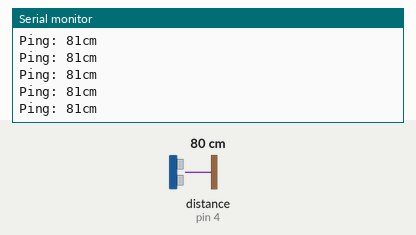
Recording of a sketch running on a simulated Arduino Uno, built with avr-gcc and run on an emulated ATmega328P. On the bench: the last lines printed to the serial monitor. The inputs (shaded band) are chosen by the test bench; at power-on: distance to the obstacle (sensor on pin 4) 80 cm. The echo pulse lasts 58.3 µs per cm.

Above: at 1.2 s.
1.3 s: distance to the obstacle (sensor on pin 4) set to 2 cm
At 1.34 s:
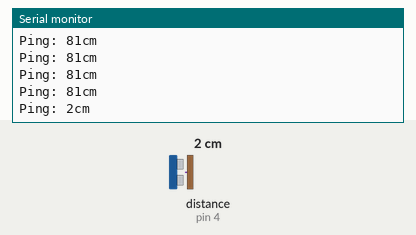
2.8 s: distance to the obstacle (sensor on pin 4) set to 4 cm
At 2.82 s:
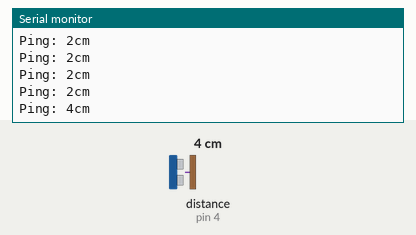
Timing chart, 0 to 5.8 s (numbered marks = the images above; inputs shaded):
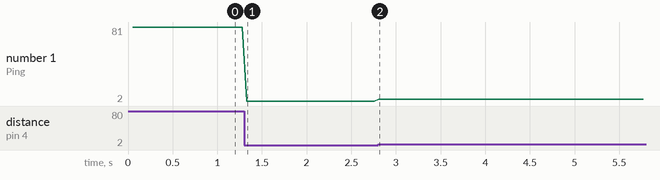

The sketch:

NewPingExample.ino
```cpp
/*
 *  Hispalis RobIOTics Arduino Trainer
 *
 *  Programa: NewPingExample
 *
 *  Proposito:
 *
 *      Test del sensor HCSR04
 *      Enciende  LED_ROJO si la distancia es menor a     20 cm
 *                LED_AMARILLO si la distancia es menor a 30 cm.
 *                LED_VERDE si la distancia es menor a    40 cm.
 *
 *  Version: ArduinoTrainer v1.0 / Hercules v1.0
 *  Revision:Octubre 2017
 *  Proposito:
 *
 *      1)    Test del Sensor de Linea integrado
 *
 *      *)    Conceptos de Programacion: Uso de biblioteca externas
 *
 *
 *  Notas:
 *
 *  Para instalar una biblioteca externa ( NewPing )
 *
 *    a) Descargar el fichero zip
 *    b) Extraerlo en la carpeta Arduino/libraries
 *
 *    https://github.com/PaulStoffregen/NewPing
 *
 *
 *  El sensor HCSR04 posee 2 pines, ECHO y TRIGGER.
 *  Los pines pertinentes corresponden a las E/S siguientes
 *
 *  Arduino Trainer v1.0
 *    ECHO:     Pin 4
 *    TRIGGER:  Pin 2
 *
 *  Hercules v1.0
 *    ECHO:     Pin 2
 *    TRIGGER:  Pin 3
 *
 */


// ---------------------------------------------------------------------------
// Example NewPing library sketch that does a ping about 20 times per second.
// ---------------------------------------------------------------------------


#include <NewPing.h>

#define TRIGGER_PIN  2  // 3 Hercules , 2 Trainer
#define ECHO_PIN     4  // 2 Hercules , 4 Trainer
#define MAX_DISTANCE 200 // Maximum distance we want to ping for (in centimeters). Maximum sensor distance is rated at 400-500cm.

NewPing sonar(TRIGGER_PIN, ECHO_PIN, MAX_DISTANCE); // NewPing setup of pins and maximum distance.

void setup()
{
  Serial.begin(115200); // Open serial monitor at 115200 baud to see ping results.
}

void loop()
{
  delay(50);                      // Wait 50ms between pings (about 20 pings/sec). 29ms should be the shortest delay between pings.
  unsigned int uS = sonar.ping(); // Send ping, get ping time in microseconds (uS).
  Serial.print("Ping: ");
  Serial.print(uS / US_ROUNDTRIP_CM); // Convert ping time to distance in cm and print result (0 = outside set distance range)
  Serial.println("cm");
}
```

Measured:
- after the input at 1.3 s, the serial monitor: prints a new line at once (image 1)
- after the input at 2.8 s, the serial monitor: prints a new line at once (image 2)
- plotted number 1: 81 → 2 after the input at 1.3 s, 2 → 4 after the input at 2.8 s
